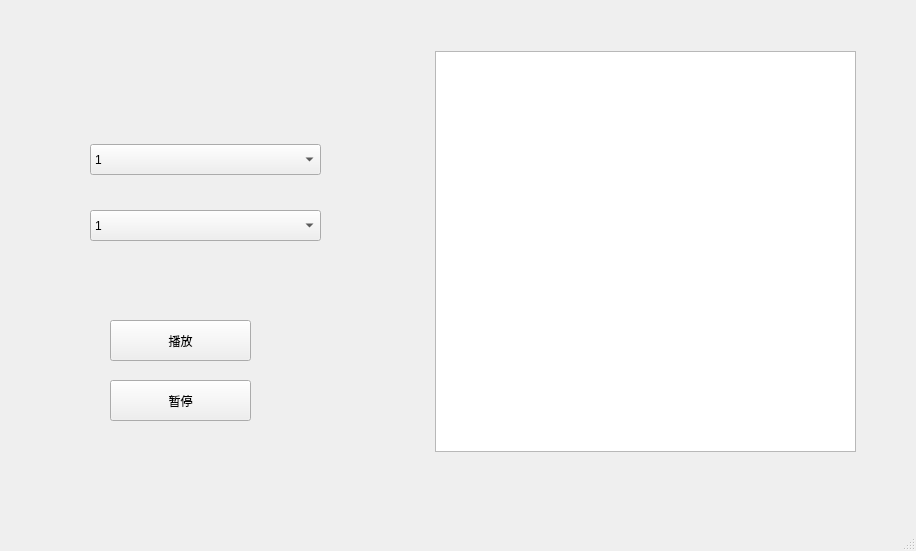
<?xml version="1.0" encoding="UTF-8"?>
<ui version="4.0">
 <class>MainWindow</class>
 <widget class="QMainWindow" name="MainWindow">
  <property name="geometry">
   <rect>
    <x>0</x>
    <y>0</y>
    <width>916</width>
    <height>551</height>
   </rect>
  </property>
  <property name="windowTitle">
   <string>MainWindow</string>
  </property>
  <widget class="QWidget" name="centralwidget">
   <widget class="QPushButton" name="pushButton">
    <property name="geometry">
     <rect>
      <x>110</x>
      <y>320</y>
      <width>141</width>
      <height>41</height>
     </rect>
    </property>
    <property name="text">
     <string>播放</string>
    </property>
   </widget>
   <widget class="QGraphicsView" name="graphicsView">
    <property name="geometry">
     <rect>
      <x>435</x>
      <y>51</y>
      <width>421</width>
      <height>401</height>
     </rect>
    </property>
   </widget>
   <widget class="QPushButton" name="pushButton_2">
    <property name="geometry">
     <rect>
      <x>110</x>
      <y>380</y>
      <width>141</width>
      <height>41</height>
     </rect>
    </property>
    <property name="text">
     <string>暂停</string>
    </property>
   </widget>
   <widget class="QComboBox" name="comboBox">
    <property name="geometry">
     <rect>
      <x>90</x>
      <y>144</y>
      <width>231</width>
      <height>31</height>
     </rect>
    </property>
    <item>
     <property name="text">
      <string>1</string>
     </property>
    </item>
    <item>
     <property name="text">
      <string>2</string>
     </property>
    </item>
    <item>
     <property name="text">
      <string>3</string>
     </property>
    </item>
   </widget>
   <widget class="QComboBox" name="comboBox_2">
    <property name="geometry">
     <rect>
      <x>90</x>
      <y>210</y>
      <width>231</width>
      <height>31</height>
     </rect>
    </property>
    <item>
     <property name="text">
      <string>1</string>
     </property>
    </item>
    <item>
     <property name="text">
      <string>2</string>
     </property>
    </item>
    <item>
     <property name="text">
      <string>3</string>
     </property>
    </item>
   </widget>
  </widget>
  <widget class="QMenuBar" name="menubar">
   <property name="geometry">
    <rect>
     <x>0</x>
     <y>0</y>
     <width>916</width>
     <height>29</height>
    </rect>
   </property>
  </widget>
  <widget class="QStatusBar" name="statusbar"/>
 </widget>
 <resources/>
 <connections/>
</ui>
